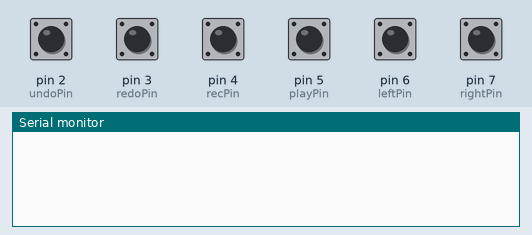
Simulated run of this sketch. Board: Arduino Leonardo, built with avr-gcc and run on an emulated ATmega32U4. On the bench: the last lines printed to the serial monitor. The inputs (shaded band) are chosen by the test bench; at power-on: pin 2 (undoPin), pin 3 (redoPin), pin 4 (recPin), pin 5 (playPin), pin 6 (leftPin), pin 7 (rightPin) HIGH. USB keyboard and mouse output is not drawn.

Above: at 1.2 s.
1.3 s: pin 2 (undoPin) pulled LOW for 0.15 s
At 2.5 s:
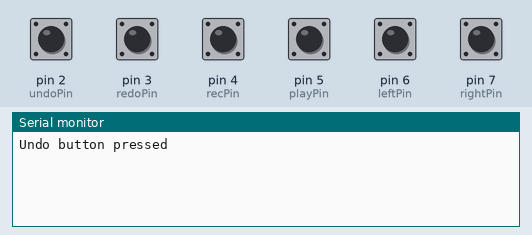
2.9 s: pin 3 (redoPin) pulled LOW for 0.15 s
At 3.7 s:
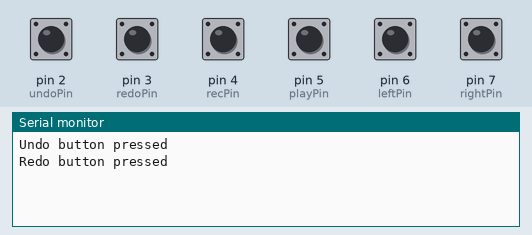
4.5 s: pin 4 (recPin) pulled LOW for 0.15 s
At 4.9 s:
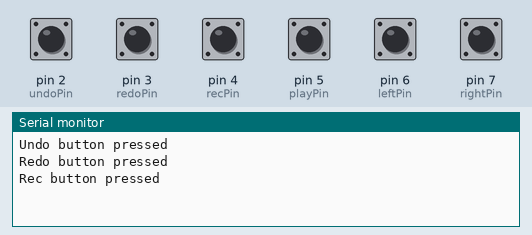
6.1 s: pin 5 (playPin) pulled LOW for 0.15 s
At 7.3 s:
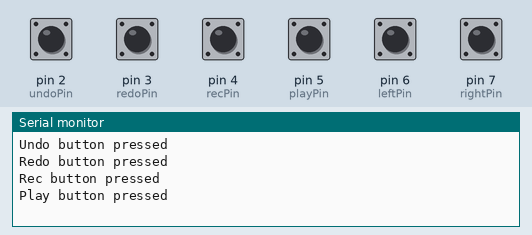
7.7 s: pin 6 (leftPin) pulled LOW for 0.15 s
At 8.6 s:
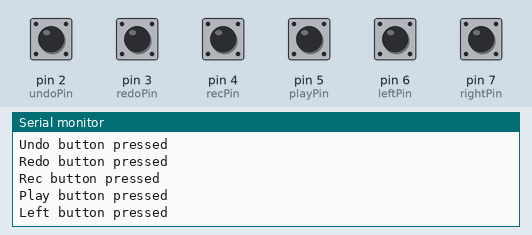
9.3 s: pin 7 (rightPin) pulled LOW for 0.15 s
At 9.8 s:
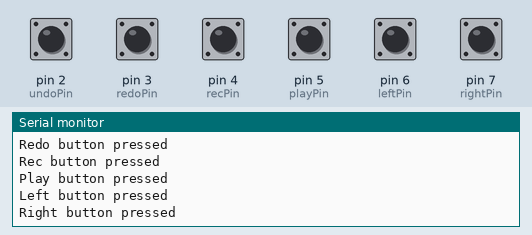

The sketch:

Debug.ino
```cpp
#include <Keyboard.h>

const int undoPin = 2; // the pin connected to the undo button
const int redoPin = 3; // the pin connected to the redo button
const int recPin = 4; // the pin connected to the rec button
const int playPin = 5; // the pin connected to the play button
const int leftPin = 6; // the pin connected to the left button
const int rightPin = 7; // the pin connected to the right button

void setup() {
  pinMode(undoPin, INPUT_PULLUP);
  pinMode(redoPin, INPUT_PULLUP);
  pinMode(recPin, INPUT_PULLUP);
  pinMode(playPin, INPUT_PULLUP);
  pinMode(leftPin, INPUT_PULLUP);
  pinMode(rightPin, INPUT_PULLUP);

  Keyboard.begin();

  Serial.begin(9600); // initialize serial communication at 9600 bits per second
}

void loop() {
  // Send undo command
  if (digitalRead(undoPin) == LOW) {
    Serial.println("Undo button pressed");
    Keyboard.press(KEY_LEFT_GUI);
    Keyboard.press('z');
    delay(50);
    Keyboard.releaseAll();
    delay(500);
  }

  // Send redo command
  if (digitalRead(redoPin) == LOW) {
    Serial.println("Redo button pressed");
    Keyboard.press(KEY_LEFT_GUI);
    Keyboard.press(KEY_LEFT_SHIFT);
    Keyboard.press('z');
    delay(50);
    Keyboard.releaseAll();
    delay(500);
  }

  // Send rec command
  if (digitalRead(recPin) == LOW) {
    Serial.println("Rec button pressed");
    Keyboard.write('r');
    delay(500);
  }

  // Send play command
  if (digitalRead(playPin) == LOW) {
    Serial.println("Play button pressed");
    Keyboard.write(' ');
    delay(500);
  }

  // Send left command
  if (digitalRead(leftPin) == LOW) {
    Serial.println("Left button pressed");
    Keyboard.write(KEY_LEFT_ARROW);
    delay(500);
  }

  // Send right command
  if (digitalRead(rightPin) == LOW) {
    Serial.println("Right button pressed");
    Keyboard.write(KEY_RIGHT_ARROW);
    delay(500);
  }
}
```

Measured:
- after the input at 1.3 s, the serial monitor: prints a new line at once (image 1)
- after the input at 2.9 s, the serial monitor: prints a new line at once (image 2)
- after the input at 4.5 s, the serial monitor: prints a new line at once (image 3)
- after the input at 6.1 s, the serial monitor: prints a new line at once (image 4)
- after the input at 7.7 s, the serial monitor: prints a new line at once (image 5)
- after the input at 9.3 s, the serial monitor: prints a new line at once (image 6)
